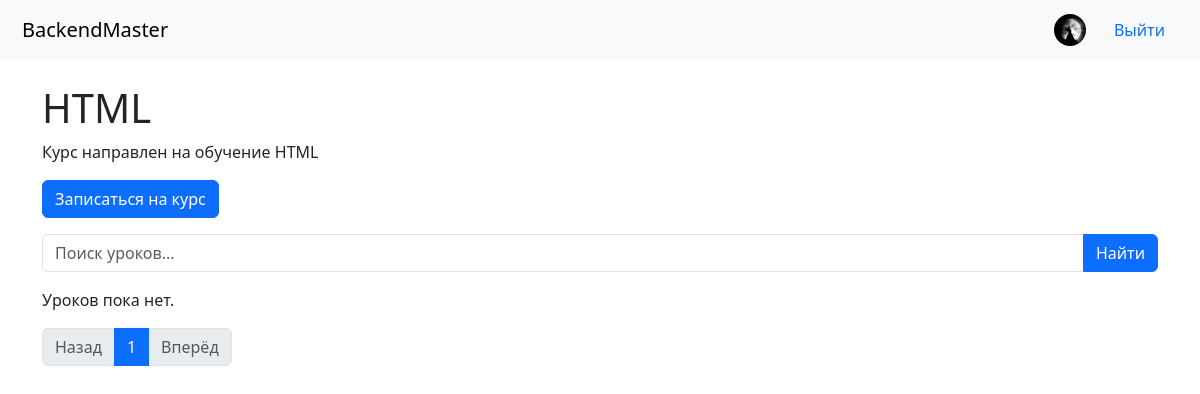
Page /courses/2/ (signed in) on the earlier database version.
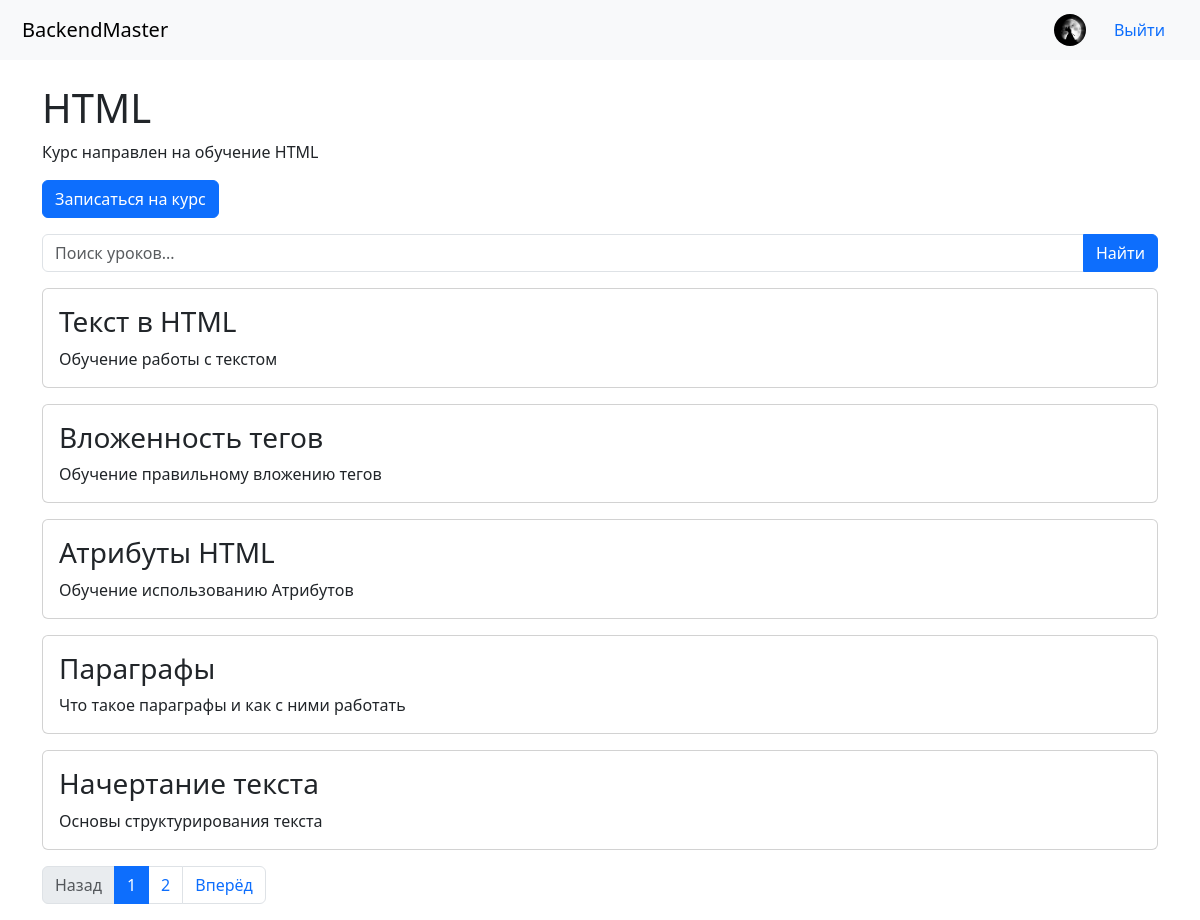
Same page on the later database version.
### courses/models.py (models this page shows, shortened)
class Lesson(models.Model):
    course = models.ForeignKey(  # Ссылка на курс, к которому относится урок
        Course,
        on_delete=models.CASCADE,
        related_name='lessons'  # Позволяет получить все уроки курса: course.lessons.all()
    )
    title = models.CharField(max_length=200)  # Название урока
    content = models.TextField(  # Дополнительные заметки к уроку
        blank=True,
        help_text="Дополнительные заметки к уроку (опционально)"
    )
    material = models.TextField(  # Основной теоретический материал
        blank=True,
        help_text="Материалы урока (например, теория)"
    )
    task = models.TextField(  # Задание для ученика
        blank=True,
        help_text="Задание для пользователя"
    )
    solution = models.TextField(  # Решение (для преподавателя)
        blank=True,
        help_text="Правильное решение (скрыто от пользователя)"
    )
    video = models.URLField(  # Ссылка на обучающее видео
        blank=True,
        null=True
    )
    order = models.PositiveIntegerField(default=0)  # Порядок отображения урока в курсе
    created_at = models.DateTimeField(auto_now_add=True)  # Дата создания урока
    class Meta:
        ordering = ['order']  # Уроки будут автоматически сортироваться по полю order

### courses/views.py (the view, shortened to what this page needs)
# urls.py: path('<int:pk>/', views.CourseDetailView.as_view(), name='course_detail'),
class CourseDetailView(DetailView):
    model = Course
    template_name = 'courses/course_detail.html'
    context_object_name = 'course'
    def get_context_data(self, **kwargs):
        context = super().get_context_data(**kwargs)
        if self.request.user.is_authenticated:
            context['is_enrolled'] = Enrollment.objects.filter(
                user=self.request.user, course=self.object
            ).exists()
            if context['is_enrolled']:
                enrollment = Enrollment.objects.get(user=self.request.user, course=self.object)
                lessons = self.object.lessons.all()
                completed_lessons = enrollment.completed_lessons.all()
                context['course_completed'] = lessons.count() > 0 and all(lesson in completed_lessons for lesson in lessons)
        lessons = self.object.lessons.all()
        search_query = self.request.GET.get('search', '')
        if search_query:
            lessons = lessons.filter(title__icontains=search_query)
        paginator = Paginator(lessons, 5)
        page_number = self.request.GET.get('page')
        page_obj = paginator.get_page(page_number)
        context['page_obj'] = page_obj
        context['search_query'] = search_query
        return context

### templates/courses/course_detail.html (shortened to what this page needs)
{% extends 'base.html' %}
{% block content %}
  <h1>{{ course.title }}</h1>
  <p>{{ course.description }}</p>
  {% if user.is_authenticated %}
    {% if not is_enrolled %}
      <a href="{% url 'courses:enroll_course' course.pk %}" class="btn btn-primary mb-3">Записаться на курс</a>
    {% endif %}
  {% else %}
    <p>Пожалуйста, <a href="{% url 'login' %}">войдите</a>, чтобы записаться на курс.</p>
  {% endif %}
  <form method="GET" class="mb-3">
    <div class="input-group">
      <input type="text" name="search" class="form-control" placeholder="Поиск уроков..." value="{{ search_query }}">
      <button type="submit" class="btn btn-primary">Найти</button>
    </div>
  </form>
  {% for lesson in page_obj %}
    <div class="card mb-3">
      <div class="card-body">
        <h3 class="card-title">{{ lesson.title }}</h3>
        <p class="card-text">{{ lesson.content }}</p>
      </div>
    </div>
  {% empty %}
    <p>Уроков пока нет.</p>
  {% endfor %}
  <nav aria-label="Page navigation">
    <ul class="pagination">
      {% if page_obj.has_previous %}
        <li class="page-item">
          <a class="page-link" href="?page={{ page_obj.previous_page_number }}{% if search_query %}&search={{ search_query }}{% endif %}">Назад</a>
        </li>
      {% else %}
        <li class="page-item disabled">
          <span class="page-link">Назад</span>
        </li>
      {% endif %}
      {% for num in page_obj.paginator.page_range %}
        {% if page_obj.number == num %}
          <li class="page-item active">
            <span class="page-link">{{ num }}</span>
          </li>
        {% else %}
          <li class="page-item">
            <a class="page-link" href="?page={{ num }}{% if search_query %}&search={{ search_query }}{% endif %}">{{ num }}</a>
          </li>
        {% endif %}
      {% endfor %}
      {% if page_obj.has_next %}
        <li class="page-item">
          <a class="page-link" href="?page={{ page_obj.next_page_number }}{% if search_query %}&search={{ search_query }}{% endif %}">Вперёд</a>
        </li>
      {% else %}
        <li class="page-item disabled">
          <span class="page-link">Вперёд</span>
        </li>
      {% endif %}
    </ul>
  </nav>
{% endblock %}

Differences in the rows shown:
added Lesson: title "Текст в HTML", content "Обучение работы с текстом"
added Lesson: title "Вложенность тегов", content "Обучение правильному вложению тегов"
added Lesson: title "Атрибуты HTML", content "Обучение использованию Атрибутов"
added Lesson: title "Параграфы", content "Что такое параграфы и как с ними работать"
added Lesson: title "Начертание текста", content "Основы структурирования текста"
Other differences:
new list line: "2"
text no longer shown: "Уроков пока нет."
